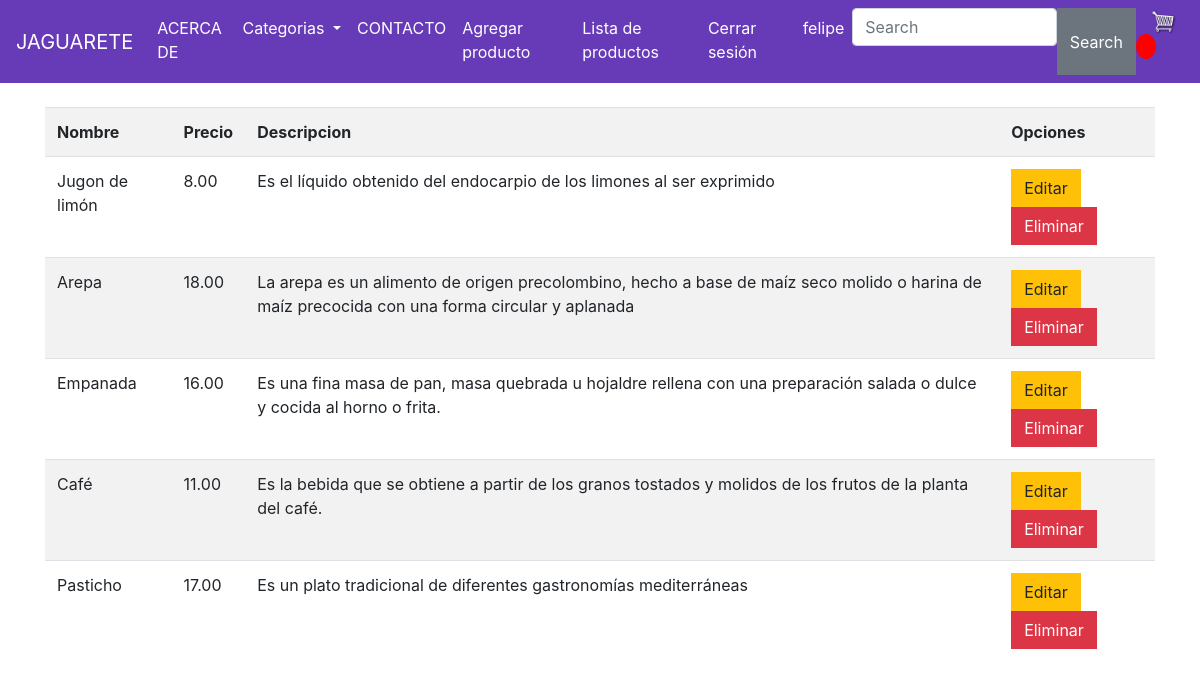
/listar/ (signed in), run on an earlier commit of the app's database.
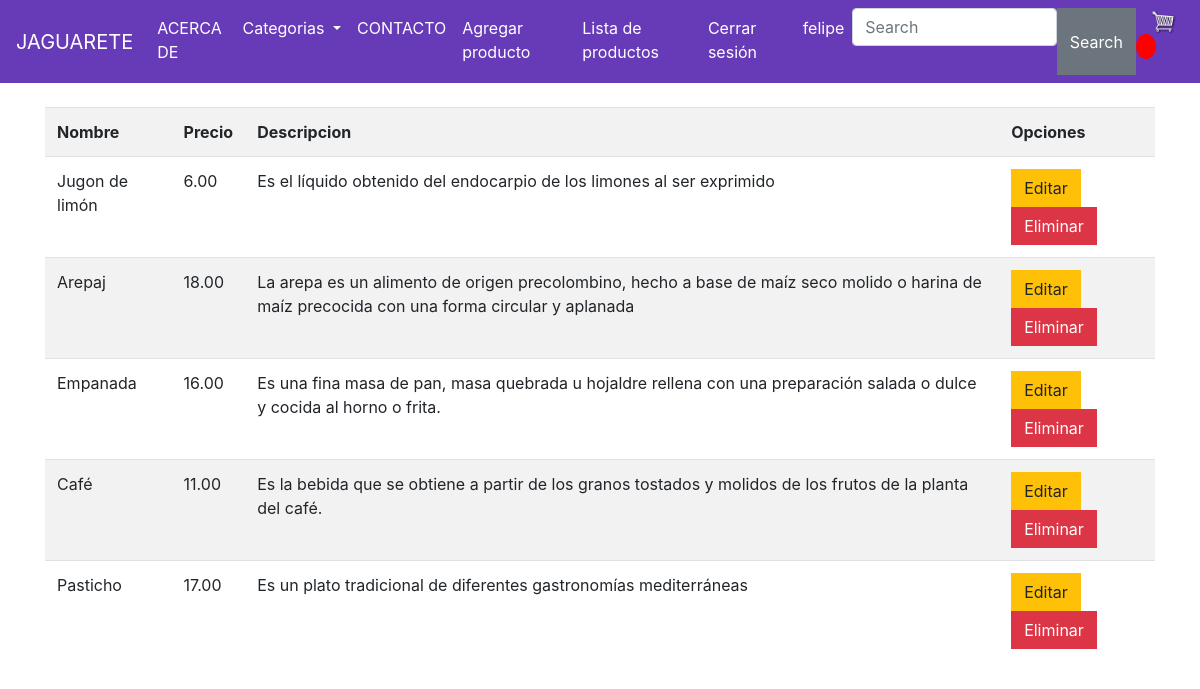
And on a later commit of the database.
### store/models.py (models this page shows, shortened)
class Product(models.Model):
    name= models.CharField(max_length=200,null = True)
    price = models.DecimalField(max_digits=7, decimal_places=2)
    img = models.ImageField(null= True,blank=True)
    description = models.CharField(max_length=255,default="")
    category = models.CharField(max_length=255,default="Comidas")

### store/views.py (the view)
# urls.py: path('listar/',views.listar, name="listar"),
@permission_required('store.listar')
def listar(request):
    productosss = Product.objects.all()
    data ={
        'productos':productosss
    }
    return render(request,'CRUD/listar.html',data)

### store/templates/CRUD/listar.html
{% extends 'store/main.html' %}
{% load static %}
{% block content %}
<table class="table table-striped table-hover table-responsive-sm">
    <tr>
    <th>Nombre</th>
    <th>Precio</th>
    <th>Descripcion</th>
    <th>Opciones</th>
    </tr>
     {% for p in productos %}
     <tr>
         <td>{{p.name}}</td>
         <td>{{p.price}}</td>
         <td>{{p.description}}</td>
         <td>
             <a href="{% url 'modificar' p.id %}" class="btn btn-warning">Editar</a>
             <a href="{% url 'eliminar' p.id %}" class="btn btn-danger">Eliminar</a>
         </td>
     </tr>
     {% endfor %}
</table>
{% endblock content %}

What changed in the data, as far as the page shows it:
changed Product "Jugon de limón": price "8.00" → "6.00"
changed Product: name "Arepa" → "Arepaj"
